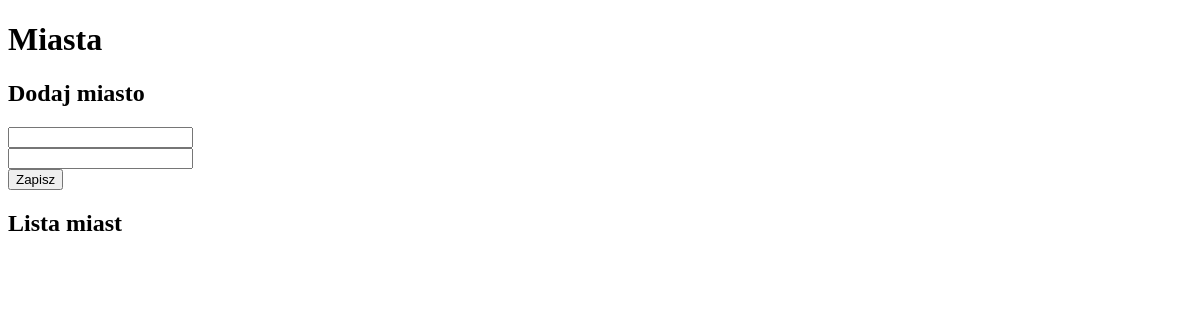
The app's page /studenci/miasta/, older data.
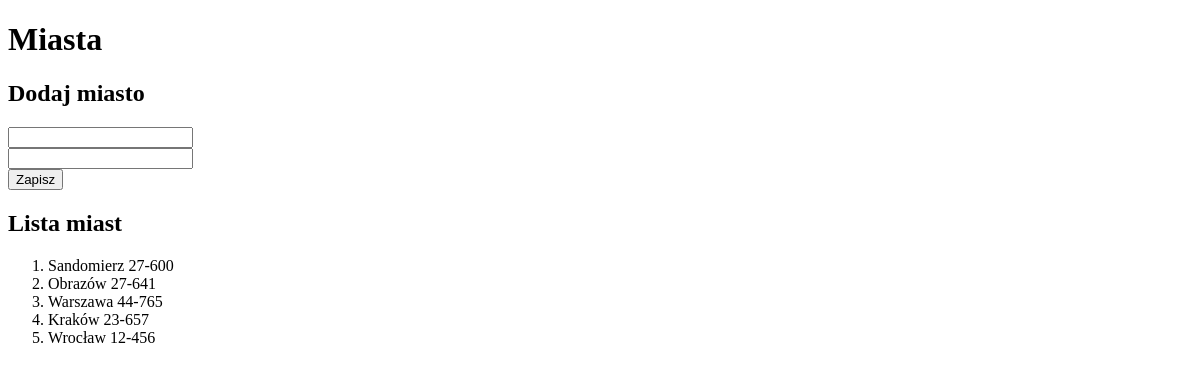
The same page, newer data.
### studenci/models.py (models this page shows, shortened)
class Miasto(models.Model):
    nazwa = models.CharField(
        verbose_name='miasto',
        max_length=30,
        help_text='Nazwa miasta')
    kod = models.CharField(
        max_length=6,
        help_text='Kod pocztowy')
    class Meta:
        verbose_name_plural = "miasta"

### studenci/views.py (the view)
# urls.py: path('miasta/', views.miasta, name='miasta'),
def miasta(request):
    if request.method == 'POST':
        nazwa= request.POST.get('nazwa')
        kod= request.POST.get('kod')
        m = Miasto(nazwa=nazwa, kod=kod)
        m.save()
    miasta = Miasto.objects.all()
    kontekst = {
        'miasta': miasta
    }
    return render(request, 'studenci/miasta.html', kontekst)

### studenci/templates/studenci/miasta.html (shortened to what this page needs)
<!DOCTYPE html>
<html lang="pl">
<head>
</head>
<body>
<h1>Miasta</h1>
<h2>Dodaj miasto</h2>
<form action="." method="POST">
    <input type="text" name="nazwa" maxlength="30">
    <br>
    <input type="text" name="kod" maxlength="6">
    <br>
    <input type="submit" value="Zapisz">
</form>
<h2>Lista miast</h2>
<ol>
    {% for miasto in miasta %}
        <li>{{ miasto.nazwa }}&nbsp;{{ miasto.kod }}</li>
    {% endfor %}
</ol>
</body>
</html>

Row changes from the older to the newer data that the page shows:
added Miasto: nazwa "Sandomierz", kod "27-600"
added Miasto: nazwa "Obrazów", kod "27-641"
added Miasto: nazwa "Warszawa", kod "44-765"
added Miasto: nazwa "Kraków", kod "23-657"
added Miasto: nazwa "Wrocław", kod "12-456"
